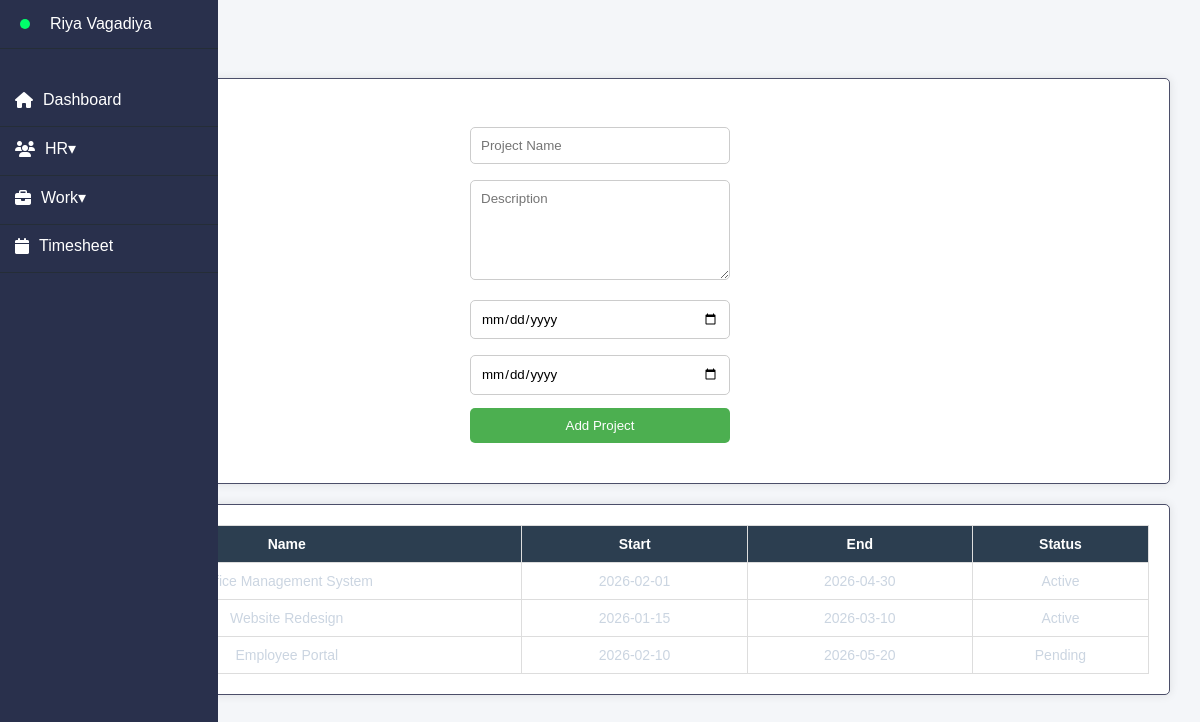
Screenshot of /client/projects.php with the database file from the repository.
### tables this page shows
CREATE TABLE projects (
    id INT AUTO_INCREMENT PRIMARY KEY,
    project_name VARCHAR(100),
    description TEXT,
    start_date DATE,
    end_date DATE,
    status VARCHAR(50)
);

### client/projects.php (the view, shortened to what this page needs)
<?php include '../db.php'; ?>
<!DOCTYPE html>
<html>
<head>
<link rel="stylesheet" href="../style.css">
</head>
<body>
<div class="main-container">
    <?php include("../includes/sidebar.php"); ?>
    <div class="content">
        <h2>Projects</h2>
        <div class="card">
            <form method="post">
                <input type="text" name="project_name" placeholder="Project Name" required>
                <textarea name="description" placeholder="Description"></textarea>
                <input type="date" name="start_date">
                <input type="date" name="end_date">
                <button name="add">Add Project</button>
            </form>
        </div>
        <div class="card">
            <table>
                <tr>
                    <th>Name</th>
                    <th>Start</th>
                    <th>End</th>
                    <th>Status</th>
                </tr>
                <?php
                $res = mysqli_query($conn,"SELECT * FROM projects");
                while($row=mysqli_fetch_assoc($res)){
                ?>
                    <tr>
                        <td><?php echo $row['project_name']; ?></td>
                        <td><?php echo $row['start_date']; ?></td>
                        <td><?php echo $row['end_date']; ?></td>
                        <td><?php echo $row['status']; ?></td>
                    </tr>
                <?php } ?>
            </table>
        </div>
    </div>
</div>
</body>
</html>

### includes/sidebar.php (shortened to what this page needs)
<!DOCTYPE html>
<html lang="en">
<head>
  <link rel="stylesheet" href="https://cdnjs.cloudflare.com/ajax/libs/font-awesome/6.5.0/css/all.min.css">
</head>
<body>
    <div class="sidebar">
    <div class="profile">
        <span class="dot"></span>
        <p>Riya Vagadiya</p>
    </div>
 <ul class="menu">
    <li class="menu-item">
        <a href="dashboard.php">
            <i class="fa-solid fa-house"></i> Dashboard
        </a>
    </li>
   <li class="menu-item has-submenu">
        <a href="javascript:void(0)" onclick="toggleHR()">
            <i class="fa-solid fa-users"></i>
            <span>HR</span>
            <span class="arrow" id="hrArrow">▾</span>
        </a>
    </li>
    <li class="menu-item has-submenu">
        <a href="javascript:void(0)" onclick="toggleWork()">
            <i class="fa-solid fa-briefcase"></i>
            Work
            <span id="arrow">▾</span>
        </a>
    </li>
    <li class="menu-item"><a href="timesheet.php"><i class="fa-solid fa-calendar"></i>Timesheet</a></li>
</ul>
</div>
</body>
</html>

### style.css (style rules this page uses)
* { margin: 0; padding: 0; box-sizing: border-box; font-family: Arial, sans-serif; }
body { background: #0f172a; color: white; }
form { background: white; padding: 20px; width: 300px; margin: auto; color: black; }
input, textarea, button { width: 100%; padding: 10px; border-radius: 6px; border: none; margin-top: 5px; }
textarea { height: 100px; }
button { background: #2563eb; color: white; cursor: pointer; }
.menu a { color: white !important; text-decoration: none !important; }
.sidebar { position: fixed; left: 0; top: 0; width: 218px; height: 100vh; background: #29304c !important; overflow-x: hidden; }
.profile { display: flex; align-items: center; gap: 10px; margin-bottom: 30px; }
.profile p { white-space: nowrap; }
.dot { width: 10px; height: 10px; background: #00ff6a; border-radius: 50%; }
.menu { list-style: none; padding: 0; }
#arrow { transition: transform 0.3s ease; }
.card { background: #141b34; padding: 20px; border: 1px solid #4b4e69 !important; border-radius: 5px !important; }
body { background: #0e1429; color: white; font-family: Segoe UI, Arial; }
table { width: 100%; border-collapse: collapse; }
th, td { padding: 10px; border-bottom: 1px solid #2a3360; }
body { margin: 0; font-family: Arial, sans-serif; }
.profile { display: flex; align-items: center; padding: 15px 20px; border-bottom: 1px solid #252d37; }
.profile p { color: #fff; margin: 0; font-weight: 500; }
.dot { height: 10px; width: 10px; background-color: #00ff6a; border-radius: 50%; margin-right: 10px; }
.menu { list-style: none; padding: 0; margin: 0; }
.menu-item { border-bottom: 1px solid #252d37; }
.menu-item a { padding: 18px 20px; text-decoration: none; color: #fff; font-size: 16px; transition: 0.3s; display: flex; align-items: center; padding: 12px 15px; color: #cfd8dc; text-decoration: none; border-radius: 8px; margin-bottom: 5px; white-space: nowrap; }
.menu-item i { margin-right: 10px; }
.menu-item a i { margin-right: 10px; }
.arrow { transition: 0.3s; }
body { background: #0f172a; font-family: "Segoe UI", sans-serif; color: #cbd5e1; }
.content { padding: 70px 30px 0; }
th { text-align: left; padding: 14px; color: #94a3b8; font-size: 14px; border-bottom: 1px solid #1f2a44; }
td { padding: 16px 14px; border-bottom: 1px solid #1f2a44; font-size: 14px; }

### client/projects.php (style rules this page uses)
body { margin:0; font-family: Arial, Helvetica, sans-serif; background:#f4f6f9; }
.main-container { display:flex; }
.content { flex:1; padding:30px; }
h2 { margin-bottom:20px; }
.card { background:white; padding:20px; border-radius:8px; box-shadow:0 0 10px rgba(0,0,0,0.1); margin-bottom:20px; }
input, textarea { width:100%; padding:10px; margin:8px 0; border:1px solid #ccc; border-radius:5px; }
button { background:#4CAF50; color:white; padding:10px 15px; border:none; border-radius:5px; cursor:pointer; }
table { width:100%; border-collapse:collapse; background:white; }
table th, table td { padding:10px; border:1px solid #ddd; text-align:center; }
table th { background:#2c3e50; color:white; }

### rows the page displays
projects: project_name "Office Management System", start_date "2026-02-01", end_date "2026-04-30", status "Active"
projects: project_name "Website Redesign", start_date "2026-01-15", end_date "2026-03-10", status "Active"
projects: project_name "Employee Portal", start_date "2026-02-10", end_date "2026-05-20", status "Pending"
